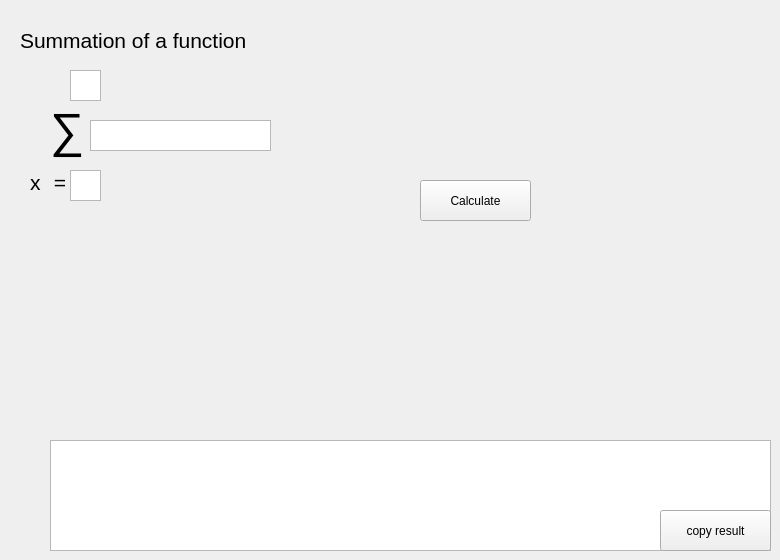
    <widget class="QWidget" name="tab_5">
     <attribute name="title">
      <string>Summation</string>
     </attribute>
     <widget class="QLabel" name="label_50">
      <property name="geometry">
       <rect>
        <x>50</x>
        <y>100</y>
        <width>41</width>
        <height>61</height>
       </rect>
      </property>
      <property name="text">
       <string>&lt;!DOCTYPE HTML PUBLIC &quot;-//W3C//DTD HTML 4.0//EN&quot; &quot;http://www.w3.org/TR/REC-html40/strict.dtd&quot;&gt;
&lt;html&gt;&lt;head&gt;&lt;meta name=&quot;qrichtext&quot; content=&quot;1&quot; /&gt;&lt;style type=&quot;text/css&quot;&gt;
p, li { white-space: pre-wrap; }
&lt;/style&gt;&lt;/head&gt;&lt;body style=&quot; font-family:'Sans Serif'; font-size:9pt; font-weight:400; font-style:normal;&quot;&gt;
&lt;p style=&quot; margin-top:0px; margin-bottom:0px; margin-left:0px; margin-right:0px; -qt-block-indent:0; text-indent:0px;&quot;&gt;&lt;span style=&quot; font-size:36pt;&quot;&gt;∑&lt;/span&gt;&lt;/p&gt;&lt;/body&gt;&lt;/html&gt;</string>
      </property>
     </widget>
     <widget class="QTextEdit" name="sumNum">
      <property name="geometry">
       <rect>
        <x>90</x>
        <y>120</y>
        <width>181</width>
        <height>31</height>
       </rect>
      </property>
      <property name="inputMethodHints">
       <set>Qt::ImhNone</set>
      </property>
     </widget>
     <widget class="QLabel" name="label_51">
      <property name="geometry">
       <rect>
        <x>50</x>
        <y>170</y>
        <width>20</width>
        <height>20</height>
       </rect>
      </property>
      <property name="text">
       <string>&lt;!DOCTYPE HTML PUBLIC &quot;-//W3C//DTD HTML 4.0//EN&quot; &quot;http://www.w3.org/TR/REC-html40/strict.dtd&quot;&gt;
&lt;html&gt;&lt;head&gt;&lt;meta name=&quot;qrichtext&quot; content=&quot;1&quot; /&gt;&lt;style type=&quot;text/css&quot;&gt;
p, li { white-space: pre-wrap; }
&lt;/style&gt;&lt;/head&gt;&lt;body style=&quot; font-family:'Sans Serif'; font-size:9pt; font-weight:400; font-style:normal;&quot;&gt;
&lt;p align=&quot;center&quot; style=&quot; margin-top:12px; margin-bottom:12px; margin-left:0px; margin-right:0px; -qt-block-indent:0; text-indent:0px;&quot;&gt;&lt;span style=&quot; font-size:16pt;&quot;&gt;=&lt;/span&gt;&lt;/p&gt;&lt;/body&gt;&lt;/html&gt;</string>
      </property>
     </widget>
     <widget class="QTextEdit" name="sumFrom">
      <property name="geometry">
       <rect>
        <x>70</x>
        <y>170</y>
        <width>31</width>
        <height>31</height>
       </rect>
      </property>
     </widget>
     <widget class="QLabel" name="label_52">
      <property name="geometry">
       <rect>
        <x>30</x>
        <y>162</y>
        <width>21</width>
        <height>41</height>
       </rect>
      </property>
      <property name="text">
       <string>&lt;!DOCTYPE HTML PUBLIC &quot;-//W3C//DTD HTML 4.0//EN&quot; &quot;http://www.w3.org/TR/REC-html40/strict.dtd&quot;&gt;
&lt;html&gt;&lt;head&gt;&lt;meta name=&quot;qrichtext&quot; content=&quot;1&quot; /&gt;&lt;style type=&quot;text/css&quot;&gt;
p, li { white-space: pre-wrap; }
&lt;/style&gt;&lt;/head&gt;&lt;body style=&quot; font-family:'Sans Serif'; font-size:9pt; font-weight:400; font-style:normal;&quot;&gt;
&lt;p style=&quot; margin-top:0px; margin-bottom:0px; margin-left:0px; margin-right:0px; -qt-block-indent:0; text-indent:0px;&quot;&gt;&lt;span style=&quot; font-size:16pt;&quot;&gt;x&lt;/span&gt;&lt;/p&gt;&lt;/body&gt;&lt;/html&gt;</string>
      </property>
     </widget>
     <widget class="QPushButton" name="sumButton">
      <property name="geometry">
       <rect>
        <x>420</x>
        <y>180</y>
        <width>111</width>
        <height>41</height>
       </rect>
      </property>
      <property name="mouseTracking">
       <bool>false</bool>
      </property>
      <property name="text">
       <string>Calculate</string>
      </property>
     </widget>
     <widget class="QTextEdit" name="sumTo">
      <property name="geometry">
       <rect>
        <x>70</x>
        <y>70</y>
        <width>31</width>
        <height>31</height>
       </rect>
      </property>
     </widget>
     <widget class="QTextEdit" name="sumResult">
      <property name="geometry">
       <rect>
        <x>50</x>
        <y>440</y>
        <width>721</width>
        <height>111</height>
       </rect>
      </property>
     </widget>
     <widget class="QPushButton" name="integralButton_copy_4">
      <property name="geometry">
       <rect>
        <x>660</x>
        <y>510</y>
        <width>111</width>
        <height>41</height>
       </rect>
      </property>
      <property name="text">
       <string>copy result</string>
      </property>
     </widget>
     <widget class="QLabel" name="label_63">
      <property name="geometry">
       <rect>
        <x>20</x>
        <y>20</y>
        <width>261</width>
        <height>41</height>
       </rect>
      </property>
      <property name="text">
       <string>&lt;!DOCTYPE HTML PUBLIC &quot;-//W3C//DTD HTML 4.0//EN&quot; &quot;http://www.w3.org/TR/REC-html40/strict.dtd&quot;&gt;
&lt;html&gt;&lt;head&gt;&lt;meta name=&quot;qrichtext&quot; content=&quot;1&quot; /&gt;&lt;style type=&quot;text/css&quot;&gt;
p, li { white-space: pre-wrap; }
&lt;/style&gt;&lt;/head&gt;&lt;body style=&quot; font-family:'Sans Serif'; font-size:9pt; font-weight:400; font-style:normal;&quot;&gt;
&lt;p style=&quot; margin-top:12px; margin-bottom:12px; margin-left:0px; margin-right:0px; -qt-block-indent:0; text-indent:0px;&quot;&gt;&lt;span style=&quot; font-size:16pt;&quot;&gt;Summation of a function&lt;/span&gt;&lt;/p&gt;&lt;/body&gt;&lt;/html&gt;</string>
      </property>
     </widget>
    </widget>
